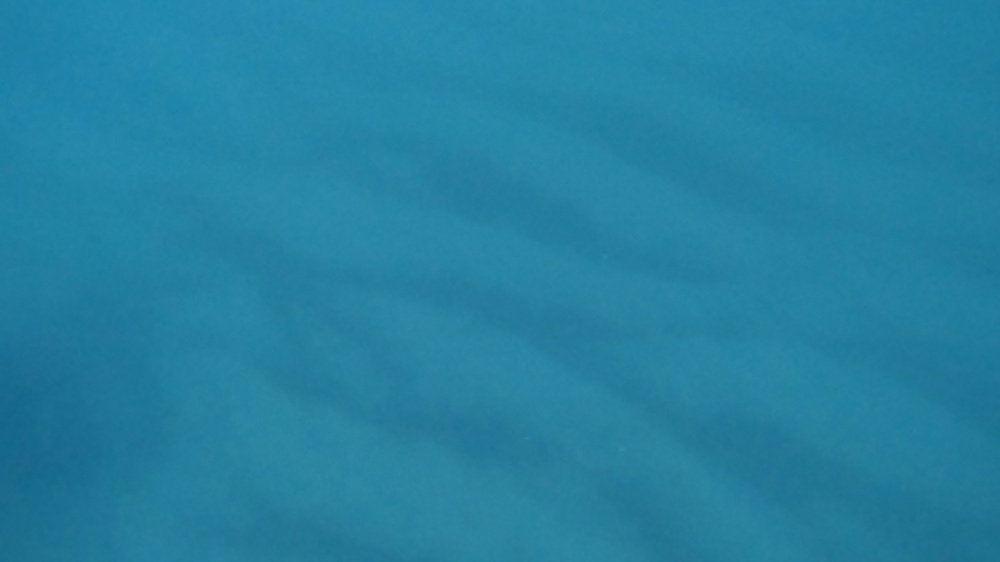
#> input picture yolo_dataset/images/train/1693573959.278.jpg, 1000 x 562 px, shrunk from 2704 x 1520 before the run
$ python -i full_enhancement_script.py   (imports and definitions only)
#> lines starting #> are read from the running program, lines starting #| are printed output that depends on the picture
#> further down, picture is the input picture: shape (562, 1000, 3); mean B, G, R 160.7, 129.1, 36.6
import os
import cv2
import numpy as np
import shutil
from pathlib import Path

def compensate_red_channel(image: np.ndarray) -> np.ndarray:
    """
    Compensa a atenuação do canal vermelho utilizando o canal verde como referência.
    """
    b, g, r = cv2.split(image.astype(np.float32))
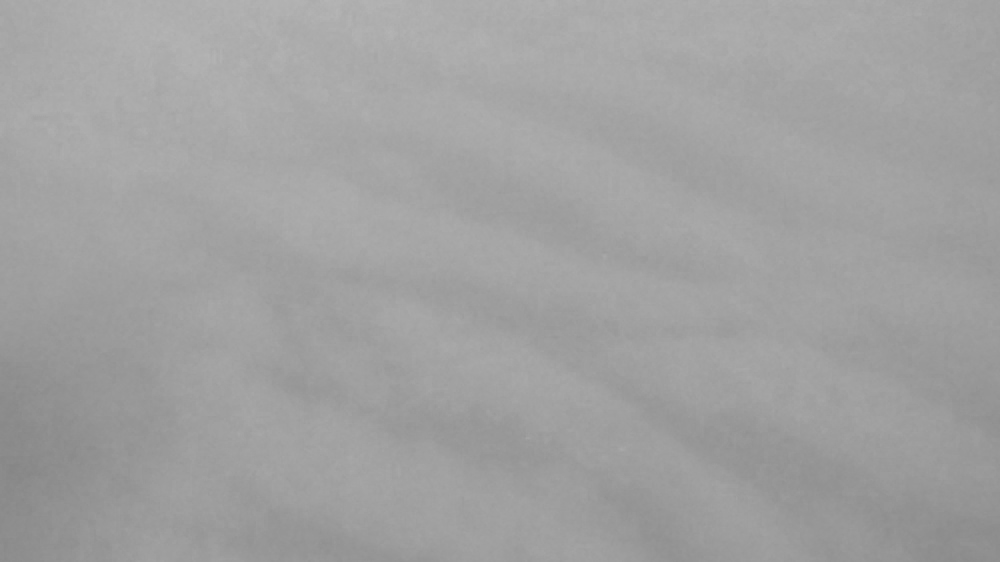
#> b: shape (562, 1000) float32; min 133, max 181, mean 160.7
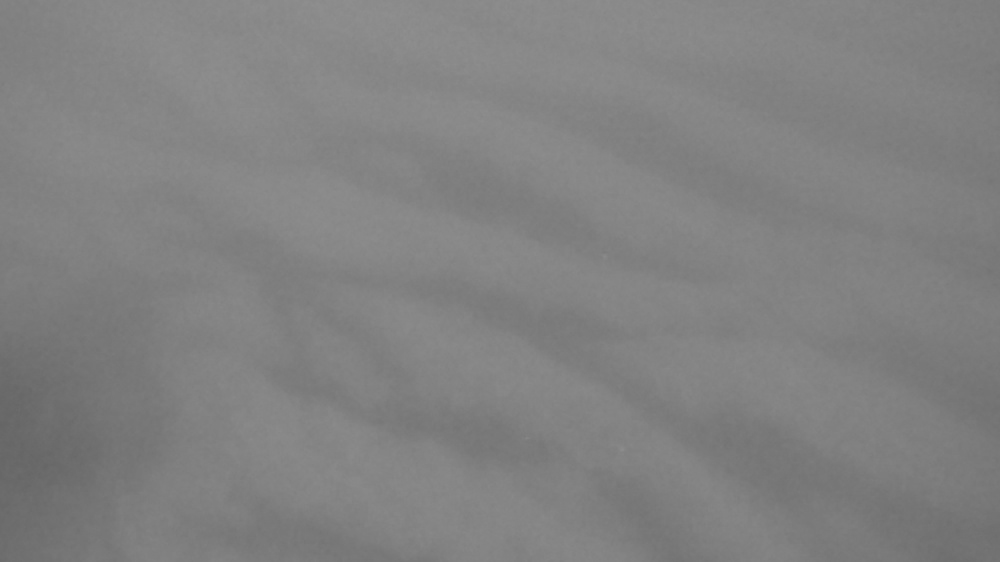
#> g: shape (562, 1000) float32; min 101, max 143, mean 129.1
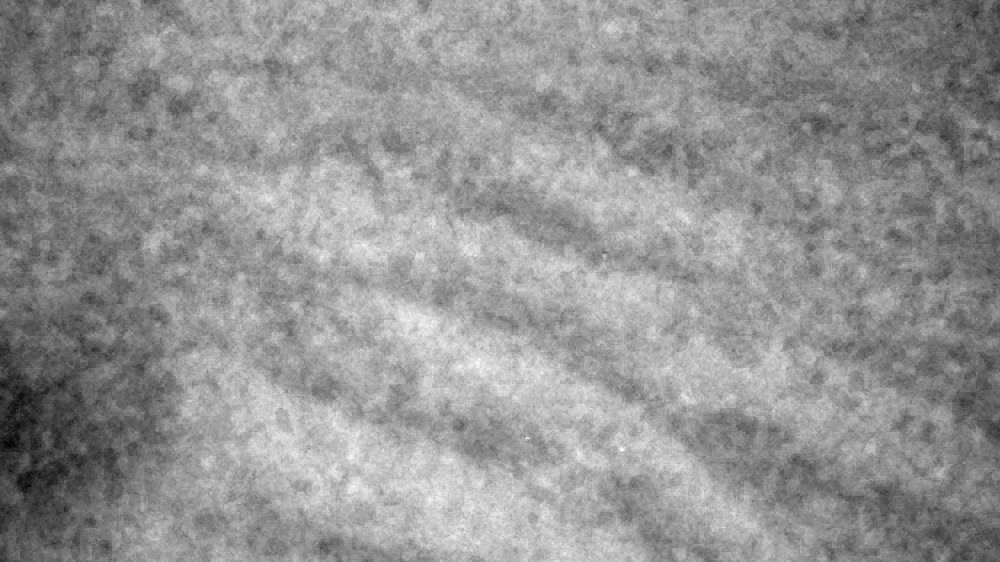
#> r: shape (562, 1000) float32; min 18, max 50, mean 36.6; drawn with min black and max white
    mean_r = np.mean(r)
#> mean_r = 36.59
    mean_g = np.mean(g)
#> mean_g = 129.1

    if mean_r < mean_g:
        r_comp = r + (mean_g - mean_r) * (1.0 - r / 255.0) * (g / 255.0)
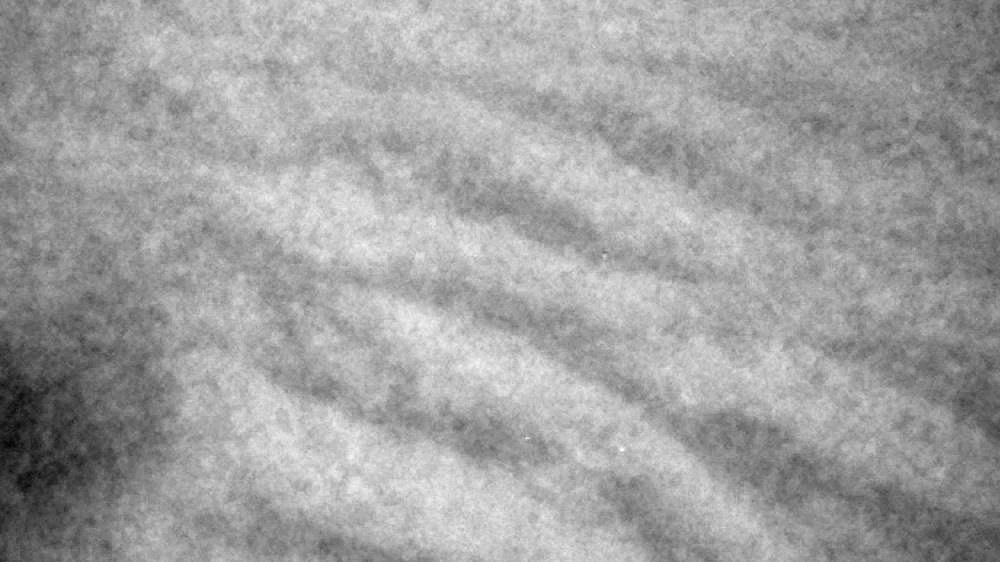
#> r_comp: shape (562, 1000) float32; min 52.38, max 90.82, mean 76.7; drawn with min black and max white
    else:
        r_comp = r

    r_comp = np.clip(r_comp, 0, 255).astype(np.uint8)
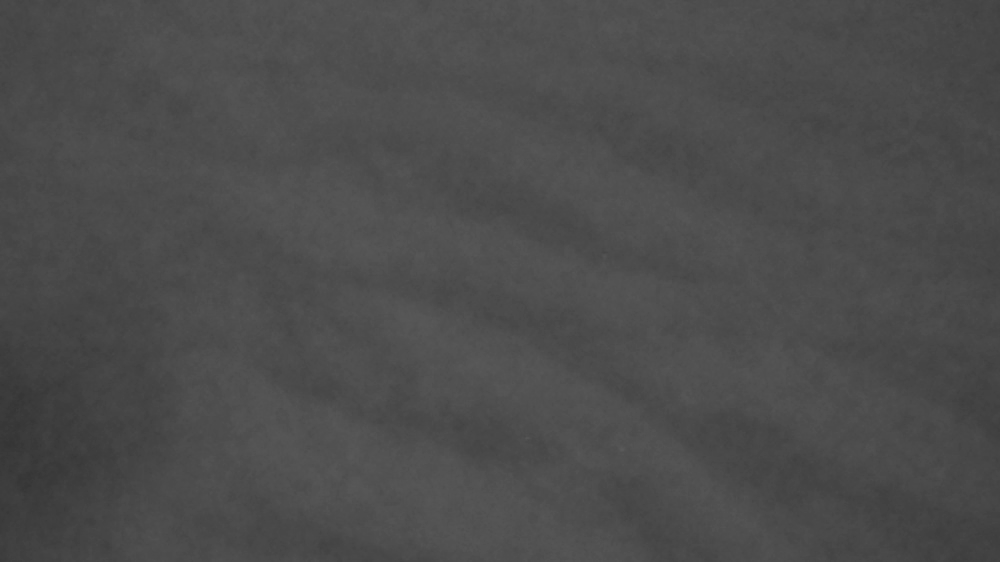
#> r_comp: shape (562, 1000); min 52, max 90, mean 76.2
    return cv2.merge([b.astype(np.uint8), g.astype(np.uint8), r_comp])
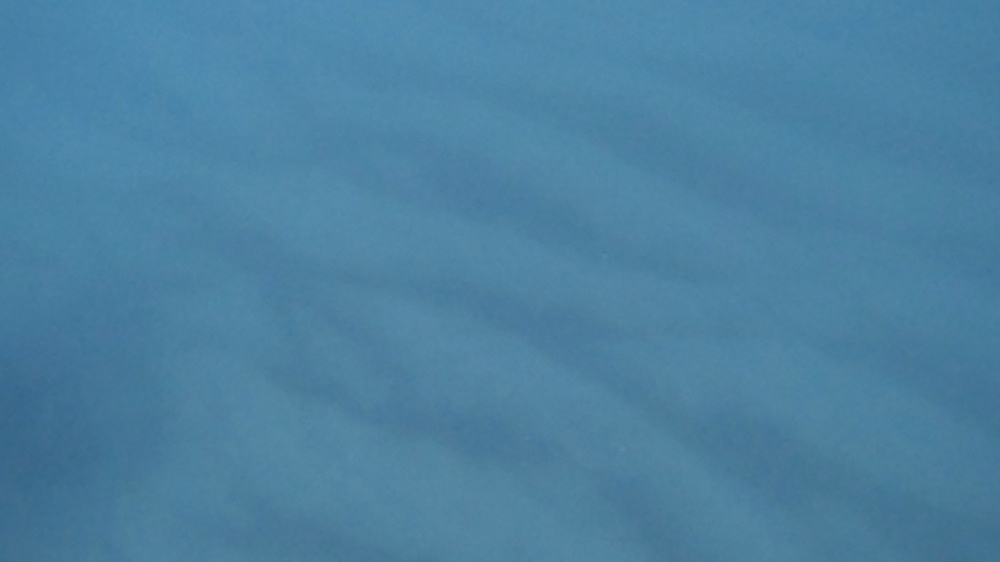
#> returned value: shape (562, 1000, 3); mean of channels 0, 1, 2 160.7, 129.1, 76.2; drawn as B, G, R

def apply_clahe(image: np.ndarray, clip_limit: float = 2.0, tile_size = (8, 8)) -> np.ndarray:
    """
    Aplica CLAHE no canal de luminância (L) do espaço de cores LAB.
    """
#> called with clip_limit = 3, tile_size = (8, 8)
    lab = cv2.cvtColor(image, cv2.COLOR_BGR2LAB)
#> lab: shape (562, 1000, 3); mean of channels 0, 1, 2 131.8, 119.7, 105.6
    l, a, b = cv2.split(lab)

    clahe = cv2.createCLAHE(clipLimit=clip_limit, tileGridSize=tile_size)
    l_clahe = clahe.apply(l)

    merged_lab = cv2.merge((l_clahe, a, b))
#> merged_lab: shape (562, 1000, 3); mean of channels 0, 1, 2 134.7, 119.7, 105.6
    return cv2.cvtColor(merged_lab, cv2.COLOR_LAB2BGR)

def enhance_pipeline_combined(image: np.ndarray) -> np.ndarray:
    """
    Pipeline em cascata:
    1º Compensação cromática do canal vermelho
    2º Realce de contraste adaptativo (CLAHE)
    """
    color_corrected = compensate_red_channel(image)
    fully_enhanced = apply_clahe(color_corrected, clip_limit=3.0, tile_size=(8, 8))
    return fully_enhanced

def process_dataset_combined(input_dir: str, output_dir: str):
    """
    Percorre a pasta de imagens, processa as imagens com a
    abordagem combinada e copia para o output dir.
    """
    input_path = Path(input_dir)
    output_path = Path(output_dir)

    os.makedirs(output_dir, exist_ok=True)

    if not input_path.exists():
        raise Exception("Erro: O caminho informado não existe.")

    img_files = list(input_path.glob('*.*'))
    print(f"[Combinado] Processando {len(img_files)} imagens")

    for img_file in img_files:
        img = cv2.imread(str(img_file))
        if img is None:
            continue

        img_processed = enhance_pipeline_combined(img)
        cv2.imwrite(str(output_path / img_file.name), img_processed)


# [7 lines not run here, left out]

>>> import cv2
>>> picture = cv2.imread('yolo_dataset/images/train/1693573959.278.jpg')
>>> result = enhance_pipeline_combined(picture)

$ run again, on yolo_dataset/images/val/1693573961.781.jpg
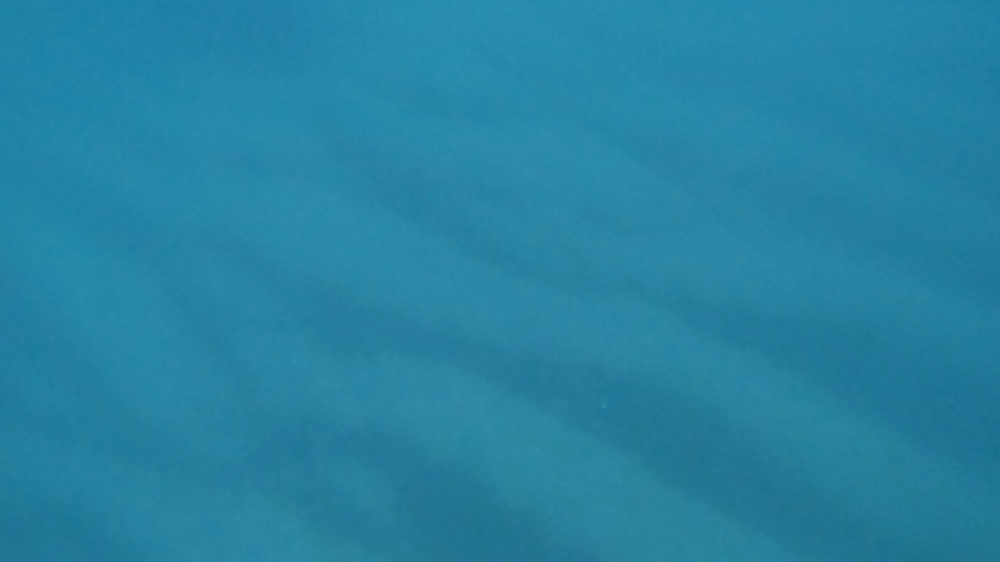
#> input picture yolo_dataset/images/val/1693573961.781.jpg, 1000 x 562 px, shrunk from 2704 x 1520 before the run
#> picture is the input picture: shape (562, 1000, 3); mean B, G, R 161.5, 130.4, 37.9
#> in compensate_red_channel, `b, g, r = cv2.split(image.astype(np.float32))`:
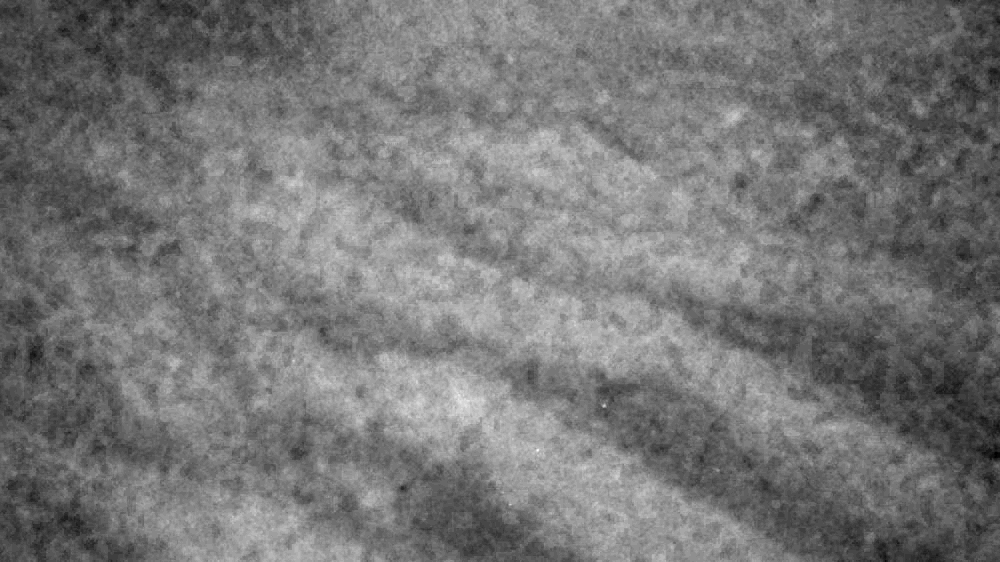
#> r: shape (562, 1000) float32; min 23, max 55, mean 37.9; drawn with min black and max white
#> mean_r = 37.88
#> mean_g = 130.4
#> lab: shape (562, 1000, 3); mean of channels 0, 1, 2 133, 119.5, 106
#> in apply_clahe, `l_clahe = clahe.apply(l)`:
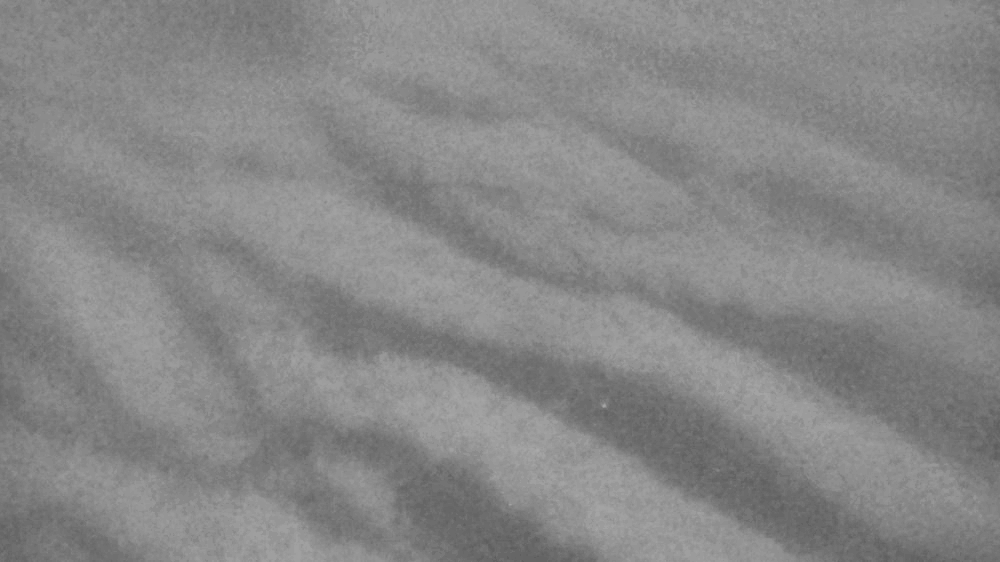
#> l_clahe: shape (562, 1000); min 92, max 171, mean 135.3
#> merged_lab: shape (562, 1000, 3); mean of channels 0, 1, 2 135.3, 119.5, 106

$ run again, on yolo_dataset/images/val/1693573994.322.jpg
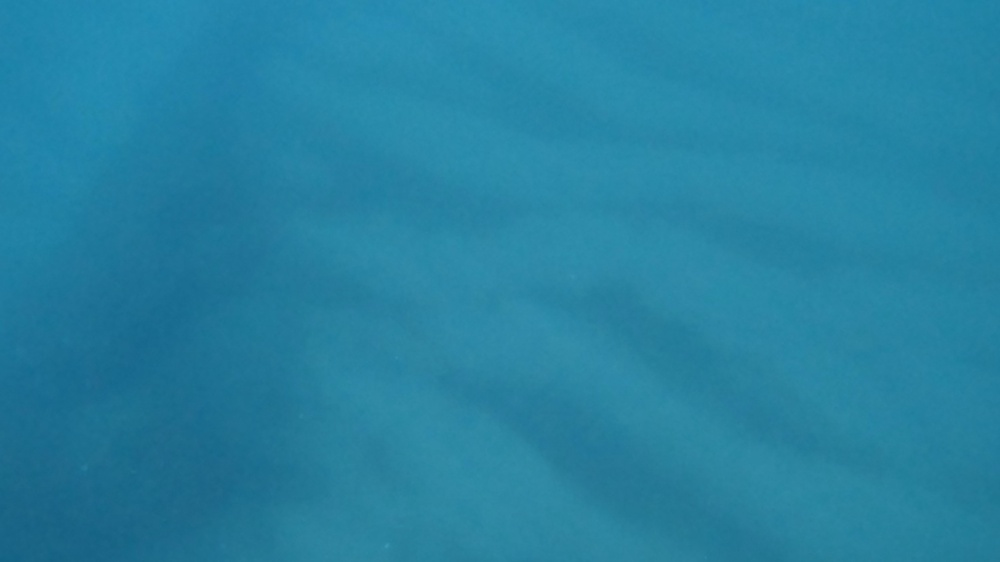
#> input picture yolo_dataset/images/val/1693573994.322.jpg, 1000 x 562 px, shrunk from 2704 x 1520 before the run
#> picture is the input picture: shape (562, 1000, 3); mean B, G, R 161.2, 129.6, 37.6
#> in compensate_red_channel, `b, g, r = cv2.split(image.astype(np.float32))`:
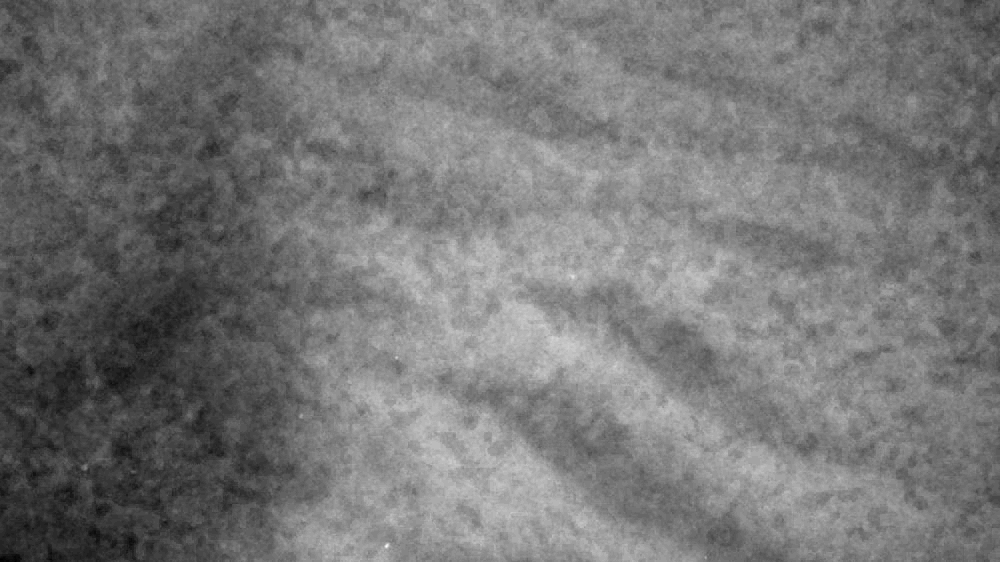
#> r: shape (562, 1000) float32; min 18, max 60, mean 37.6; drawn with min black and max white
#> mean_r = 37.58
#> mean_g = 129.6
#> lab: shape (562, 1000, 3); mean of channels 0, 1, 2 132.2, 119.7, 105.7
#> in apply_clahe, `l_clahe = clahe.apply(l)`:
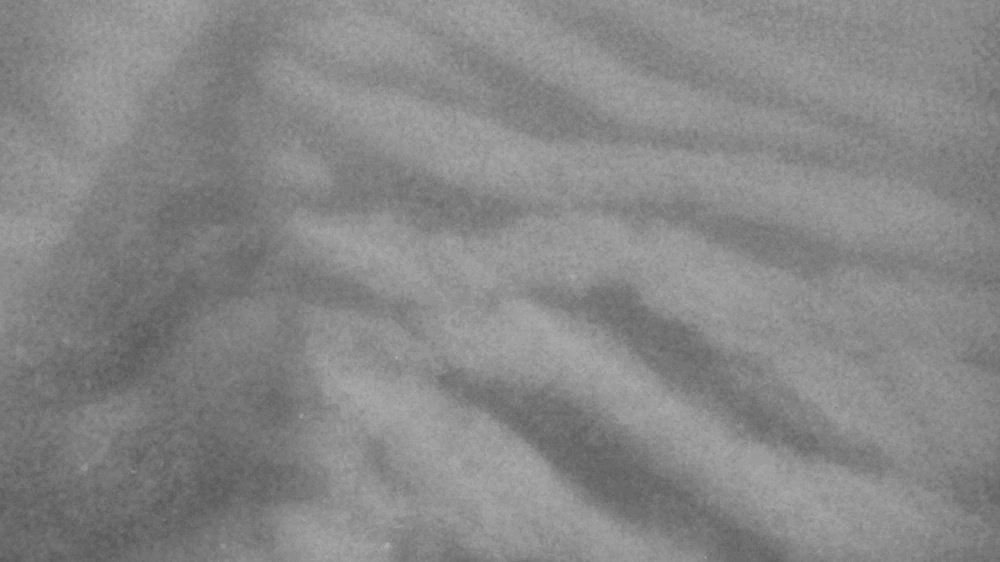
#> l_clahe: shape (562, 1000); min 88, max 174, mean 134.9
#> merged_lab: shape (562, 1000, 3); mean of channels 0, 1, 2 134.9, 119.7, 105.7
